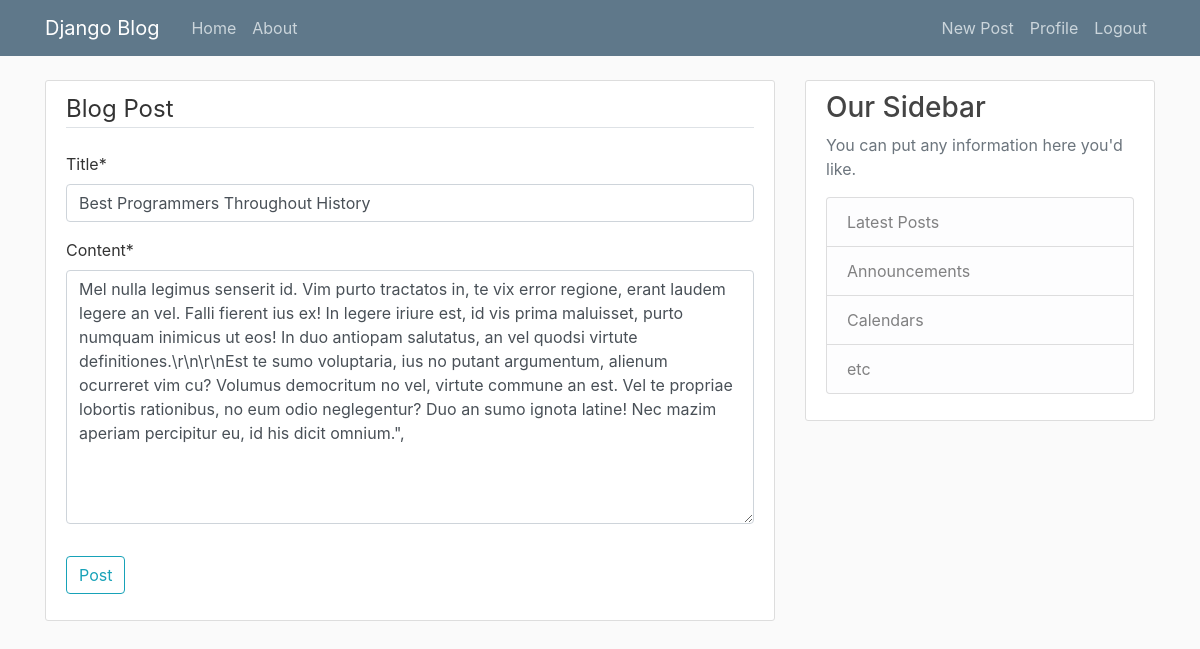
The page /post/18/update/ (signed in) on the database its author committed.
### blog/models.py (models this page shows, shortened)
class Post(models.Model):
    title = models.CharField(max_length=100)
    content = models.TextField()
    date = models.DateTimeField(default=timezone.now)
    author = models.ForeignKey(User, on_delete=models.CASCADE)

### blog/views.py (the view, shortened to what this page needs)
# urls.py: path('post/<int:pk>/update/', PostUpdateView.as_view(), name='post-update'),
class PostUpdateView(LoginRequiredMixin,UserPassesTestMixin,UpdateView):
    model = Post
    template_name = 'post_create.html'
    fields = ['title', 'content']
    def test_func(self):
        post = self.get_object()
        if self.request.user == post.author:
            return True
        return False

### templates/post_create.html (shortened to what this page needs)
{% extends "base.html"%}
{% load crispy_forms_tags %}
{% block content%}
    <div class="content-section">
        <form method="POST">
            <fieldset class="form-group">
                <legend class="border-bottom mb-4">
                    Blog Post
                </legend>
                {{form|crispy}}
            </fieldset>
            <div class="form-group">
                <button class="btn btn-outline-info" type="submit">Post</button>
            </div>
        </form>
    </div>
{% endblock content%}

### blog/static/blog/main.css (style rules this page uses)
body { background: #fafafa; color: #333333; margin-top: 5rem; }
.content-section { background: #ffffff; padding: 10px 20px; border: 1px solid #dddddd; border-radius: 3px; margin-bottom: 20px; }

### rows shown on the page
Post: title "Best Programmers Throughout History", content "Mel nulla legimus senserit id. Vim purto tractatos in, te vix error regione, erant laudem legere an vel. Falli fierent ius ex! In legere iriure est, id vis prima maluisset, purto numquam inimicus ut eos! In duo antiopam salutatus, an vel quodsi virtute definitiones.\\r\\n\\r\\nEst te sumo voluptaria, ius no putant argumentum, alienum ocurreret vim cu? Volumus democritum no vel, virtute commune an est. Vel te propriae lobortis rationibus, no eum odio neglegentur? Duo an sumo ignota latine! Nec mazim aperiam percipitur eu, id his dicit omnium.\","
